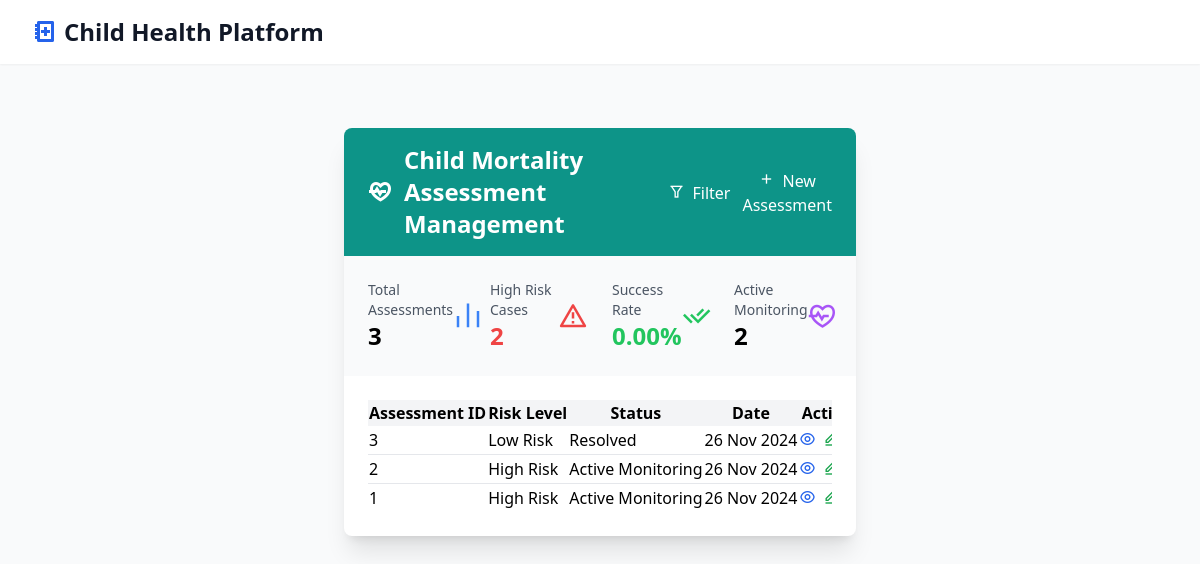
Page /dashboard/assessments/ (signed in) on the earlier database version.
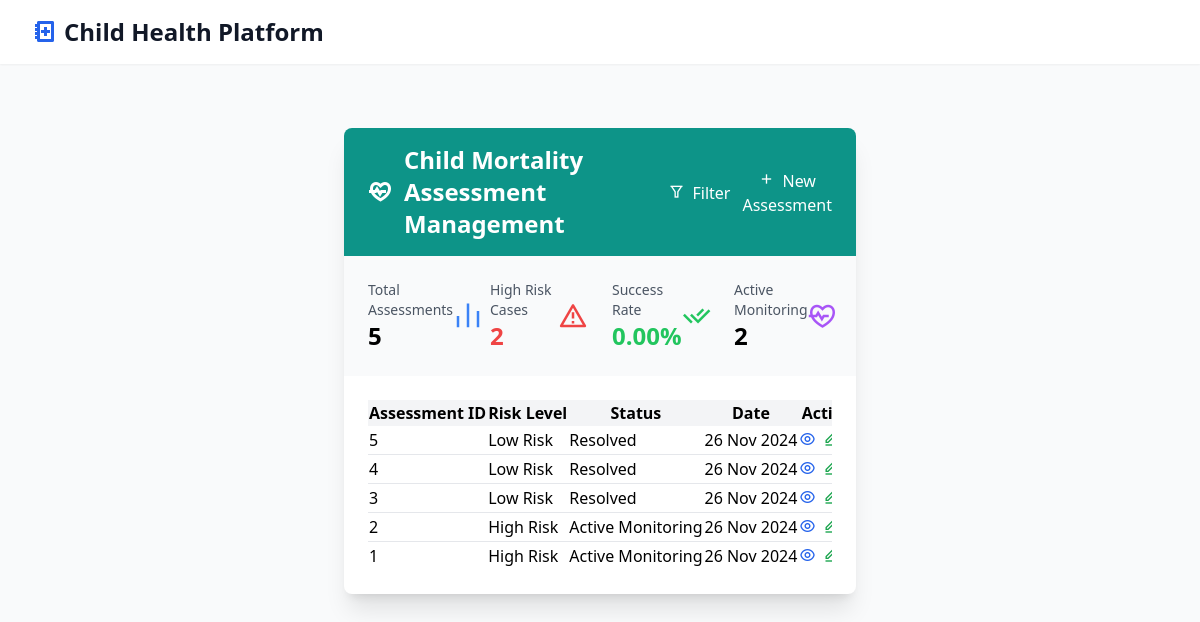
Same page on the later database version.
### dashboard/models.py (models this page shows, shortened)
class ChildMortalityAssessment(models.Model):
    user = models.ForeignKey(User, on_delete=models.CASCADE)
    risk_prediction = models.IntegerField(
        validators=[MinValueValidator(0), MaxValueValidator(1)],
        help_text="0 for low risk, 1 for high risk"
    )
    assessment_date = models.DateTimeField(auto_now_add=True)
    status = models.CharField(max_length=20, choices=[
        ('active', 'Active Monitoring'),
        ('resolved', 'Resolved'),
        ('closed', 'Closed')
    ], default='active')
    intervention_outcome = models.CharField(max_length=20, choices=[
        ('successful', 'Successful'),
        ('ongoing', 'Ongoing'),
        ('unsuccessful', 'Unsuccessful')
    ], null=True, blank=True)
    class Meta:
        verbose_name_plural = "Child Mortality Assessments"

### dashboard/views.py (the view)
# urls.py: path('assessments/', views.assessments_management, name='assessments_management'),
@login_required
def assessments_management(request):
    total_assessments = ChildMortalityAssessment.objects.count()
    high_risk_cases = ChildMortalityAssessment.objects.filter(risk_prediction=1).count()
    active_monitoring = ChildMortalityAssessment.objects.filter(status='active').count()
    successful_interventions = ChildMortalityAssessment.objects.filter(
        risk_prediction=1,
        intervention_outcome='successful'
    ).count()
    success_rate = (successful_interventions / high_risk_cases * 100) if high_risk_cases > 0 else 0
    assessments = ChildMortalityAssessment.objects.filter(user=request.user).order_by('-assessment_date')
    context = {
        'total_assessments': total_assessments,
        'high_risk_cases': high_risk_cases,
        'active_monitoring': active_monitoring,
        'success_rate': success_rate,
        'assessments': assessments,
        'form': MortalityPredictionForm(),
    }
    return render(request, 'dashboard/assessments_management.html', context)

### dashboard/templates/dashboard/assessments_management.html (shortened to what the changed rows need)
{% extends "dashboard/base.html" %}
{% load static %}
{% block content %}
<div class="container mx-auto px-4 py-8">
    <div class="bg-white shadow-xl rounded-lg overflow-hidden">
        <div class="bg-teal-600 text-white px-6 py-4 flex justify-between items-center">
            <h1 class="text-2xl font-bold flex items-center">
                <i class="ri-heart-pulse-line mr-3"></i>
                Child Mortality Assessment Management
            </h1>
        </div>
        <div class="grid grid-cols-1 md:grid-cols-4 gap-6 p-6 bg-gray-50">
            <div class="stat-card">
                <div class="flex items-center justify-between">
                    <div>
                        <p class="text-sm font-medium text-gray-600">Total Assessments</p>
                        <p class="text-2xl font-bold">{{ total_assessments }}</p>
                    </div>
                </div>
            </div>
        </div>
        <div class="p-6">
            <div class="overflow-x-auto">
                <table class="w-full whitespace-nowrap">
                    <thead class="bg-gray-100">
                        <tr>
                            <th class="table-header">Assessment ID</th>
                            <th class="table-header">Risk Level</th>
                            <th class="table-header">Status</th>
                            <th class="table-header">Date</th>
                            <th class="table-header">Actions</th>
                        </tr>
                    </thead>
                    <tbody class="bg-white divide-y divide-gray-200">
                        {% for assessment in assessments %}
                        <tr class="hover:bg-gray-50 transition">
                            <td class="table-cell">{{ assessment.id }}</td>
                            <td class="table-cell">
                                <span
                                    class="badge {% if assessment.risk_prediction == 1 %}badge-red{% else %}badge-green{% endif %}">
                                    {% if assessment.risk_prediction == 1 %}High Risk{% else %}Low Risk{% endif %}
                                </span>
                            </td>
                            <td class="table-cell">
                                <span class="badge
                                    {% if assessment.status == 'active' %}badge-yellow
                                    {% elif assessment.status == 'resolved' %}badge-green
                                    {% else %}badge-gray{% endif %}">
                                    {{ assessment.get_status_display }}
                                </span>
                            </td>
                            <td class="table-cell">{{ assessment.assessment_date|date:"d M Y" }}</td>
                            <td class="table-cell">
                                <div class="flex space-x-2">
                                    <a href="{% url 'assessment_details' assessment.id %}"
                                        class="text-blue-600 hover:text-blue-900 transition">
                                        <i class="ri-eye-line"></i>
                                    </a>
                                    <button data-edit-assessment="{{ assessment.id }}"
                                        class="text-green-600 hover:text-green-900 transition">
                                        <i class="ri-edit-line"></i>
                                    </button>
                                </div>
                            </td>
                        </tr>
                        {% endfor %}
                    </tbody>
                </table>
            </div>
        </div>
    </div>
</div>
{% endblock %}

Differences in the rows shown:
added ChildMortalityAssessment: id "5", risk_prediction "Low Risk", status "Resolved", assessment_date "26 Nov 2024"
added ChildMortalityAssessment: id "4", risk_prediction "Low Risk", status "Resolved", assessment_date "26 Nov 2024"
Other differences:
{{ total_assessments }}: "3" → "5"
